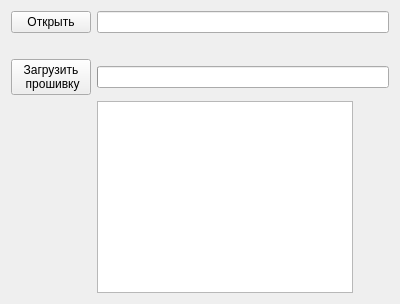
<?xml version="1.0" encoding="UTF-8"?>
<ui version="4.0">
 <class>BootWidget</class>
 <widget class="QWidget" name="BootWidget">
  <property name="geometry">
   <rect>
    <x>0</x>
    <y>0</y>
    <width>400</width>
    <height>300</height>
   </rect>
  </property>
  <property name="windowTitle">
   <string>Form</string>
  </property>
  <layout class="QGridLayout" name="gridLayout">
   <item row="0" column="0">
    <widget class="QPushButton" name="open">
     <property name="sizePolicy">
      <sizepolicy hsizetype="Minimum" vsizetype="Minimum">
       <horstretch>0</horstretch>
       <verstretch>0</verstretch>
      </sizepolicy>
     </property>
     <property name="text">
      <string>Открыть</string>
     </property>
    </widget>
   </item>
   <item row="0" column="1">
    <widget class="QLineEdit" name="open_line">
     <property name="sizePolicy">
      <sizepolicy hsizetype="Expanding" vsizetype="Maximum">
       <horstretch>0</horstretch>
       <verstretch>0</verstretch>
      </sizepolicy>
     </property>
    </widget>
   </item>
   <item row="1" column="1">
    <widget class="QLabel" name="label">
     <property name="sizePolicy">
      <sizepolicy hsizetype="Preferred" vsizetype="Maximum">
       <horstretch>0</horstretch>
       <verstretch>0</verstretch>
      </sizepolicy>
     </property>
     <property name="text">
      <string/>
     </property>
    </widget>
   </item>
   <item row="2" column="1">
    <widget class="QProgressBar" name="progressBar">
     <property name="sizePolicy">
      <sizepolicy hsizetype="Expanding" vsizetype="Maximum">
       <horstretch>0</horstretch>
       <verstretch>0</verstretch>
      </sizepolicy>
     </property>
     <property name="value">
      <number>0</number>
     </property>
     <property name="textVisible">
      <bool>false</bool>
     </property>
    </widget>
   </item>
   <item row="2" column="0">
    <widget class="QPushButton" name="pushButton">
     <property name="sizePolicy">
      <sizepolicy hsizetype="Minimum" vsizetype="Maximum">
       <horstretch>0</horstretch>
       <verstretch>0</verstretch>
      </sizepolicy>
     </property>
     <property name="text">
      <string>Загрузить 
 прошивку</string>
     </property>
    </widget>
   </item>
   <item row="4" column="1">
    <widget class="QTextEdit" name="textEdit">
     <property name="sizePolicy">
      <sizepolicy hsizetype="Maximum" vsizetype="Minimum">
       <horstretch>0</horstretch>
       <verstretch>0</verstretch>
      </sizepolicy>
     </property>
    </widget>
   </item>
   <item row="1" column="0">
    <widget class="QLabel" name="label_2">
     <property name="sizePolicy">
      <sizepolicy hsizetype="Preferred" vsizetype="Maximum">
       <horstretch>0</horstretch>
       <verstretch>0</verstretch>
      </sizepolicy>
     </property>
     <property name="text">
      <string/>
     </property>
    </widget>
   </item>
   <item row="4" column="0">
    <spacer name="verticalSpacer">
     <property name="orientation">
      <enum>Qt::Vertical</enum>
     </property>
     <property name="sizeType">
      <enum>QSizePolicy::Expanding</enum>
     </property>
     <property name="sizeHint" stdset="0">
      <size>
       <width>20</width>
       <height>40</height>
      </size>
     </property>
    </spacer>
   </item>
  </layout>
 </widget>
 <resources/>
 <connections/>
</ui>
